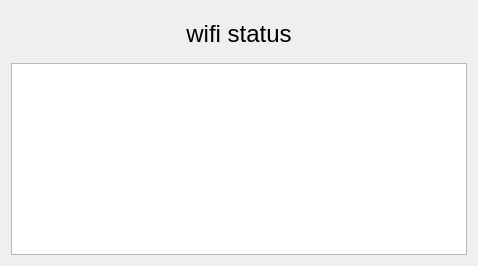
        <widget class="QWidget" name="WifiStatusPag">
         <property name="focusPolicy">
          <enum>Qt::WheelFocus</enum>
         </property>
         <layout class="QGridLayout" name="gridLayout_5">
          <item row="0" column="0">
           <widget class="QWidget" name="widget_4" native="true">
            <layout class="QHBoxLayout" name="horizontalLayout_9" stretch="1,1,1">
             <item>
              <spacer name="horizontalSpacer_11">
               <property name="orientation">
                <enum>Qt::Horizontal</enum>
               </property>
               <property name="sizeHint" stdset="0">
                <size>
                 <width>292</width>
                 <height>20</height>
                </size>
               </property>
              </spacer>
             </item>
             <item>
              <widget class="QLabel" name="label_6">
               <property name="sizePolicy">
                <sizepolicy hsizetype="Fixed" vsizetype="Fixed">
                 <horstretch>0</horstretch>
                 <verstretch>0</verstretch>
                </sizepolicy>
               </property>
               <property name="font">
                <font>
                 <pointsize>18</pointsize>
                </font>
               </property>
               <property name="text">
                <string>wifi status</string>
               </property>
               <property name="alignment">
                <set>Qt::AlignCenter</set>
               </property>
              </widget>
             </item>
             <item>
              <spacer name="horizontalSpacer_12">
               <property name="orientation">
                <enum>Qt::Horizontal</enum>
               </property>
               <property name="sizeHint" stdset="0">
                <size>
                 <width>40</width>
                 <height>20</height>
                </size>
               </property>
              </spacer>
             </item>
            </layout>
           </widget>
          </item>
          <item row="1" column="0">
           <widget class="QTextEdit" name="WifiText">
            <property name="readOnly">
             <bool>true</bool>
            </property>
           </widget>
          </item>
         </layout>
        </widget>
